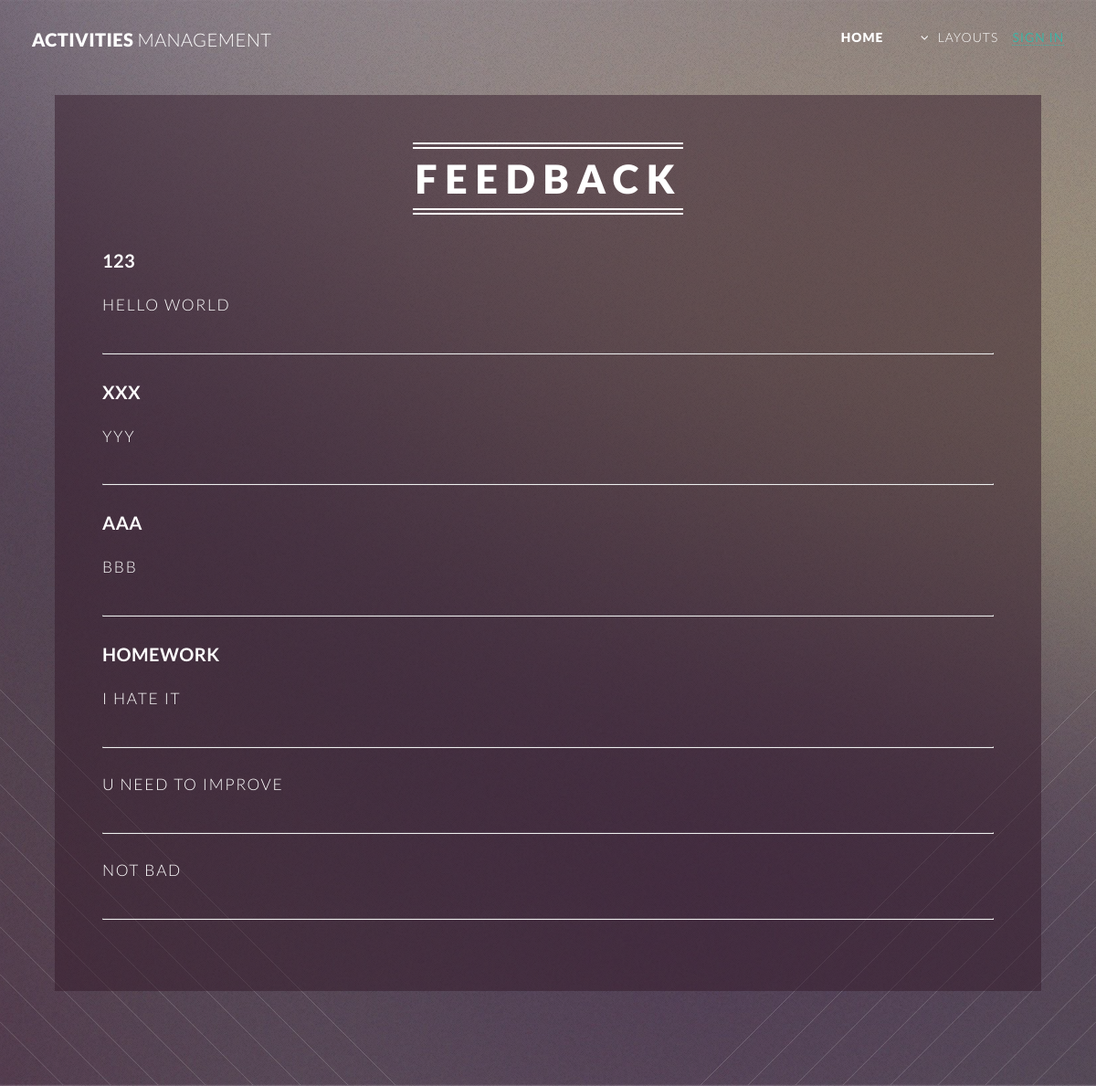
Screenshot of /feedback_show.php with the database file from the repository.
### tables this page shows
CREATE TABLE `feedback` (
  `feedback_activity` text NOT NULL,
  `feedback_content` text NOT NULL
);

### feedback_show.php (the view, shortened to what this page needs)
<!DOCTYPE HTML>
<html>
<head>
    <link rel="stylesheet" href="assets/css/main.css" />
</head>
<body class="index">
    <div id="page-wrapper">
        <?php include("menu.php"); ?>
        <section id="banner">
            <div class="inner">
                <header>
                    <h2>Feedback</h2>
                </header>
                <?php
                $host="127.0.0.1";
                $user="root";
                $pass="";
                $dbname="register";
                $db= new PDO("mysql::host=$host;dbname=$dbname",$user,$pass);
                $sql="select * from feedback";
                $result=$db->query($sql);
                $result->setfetchmode(PDO::FETCH_ASSOC);
                ?>
                <?php
                while( $row=$result->fetch())
                {
                ?>
                    <h1><?php echo $row['feedback_activity']; ?></h1>
                    <p><?php echo $row['feedback_content']; ?></p>
                    <br/><hr/>
                <?php
                }
                ?>
            </div>
        </section>
</body>
</html>

### assets/css/main.css (style rules this page uses)
html, body, div, span, applet, object, iframe, h1, h2, h3, h4, h5, h6, p, blockquote, pre, a, abbr, acronym, address, big, cite, code, del, dfn, em, img, ins, kbd, q, s, samp, small, strike, strong, sub, sup, tt, var, b, u, i, center, dl, dt, dd, ol, ul, li, fieldset, form, label, legend, table, caption, tbody, tfoot, thead, tr, th, td, article, aside, canvas, details, embed, figure, figcaption, footer, header, hgroup, menu, nav, output, ruby, section, summary, time, mark, audio, video { margin: 0; padding: 0; border: 0; font-size: 100%; font: inherit; vertical-align: baseline; }
article, aside, details, figcaption, figure, footer, header, hgroup, menu, nav, section { display: block; }
body { line-height: 1; }
body { -webkit-text-size-adjust: none; }
*, *:before, *:after { -moz-box-sizing: border-box; -webkit-box-sizing: border-box; box-sizing: border-box; }
body { background: #f3f6fa; }
body, input, select, textarea { color: #7c8081; font-family: 'Lato', sans-serif; font-size: 15pt; font-weight: 300; letter-spacing: 0.025em; line-height: 1.75em; }
p, ul, ol, dl, table, blockquote { margin: 0 0 2em 0; }
h1, h2, h3, h4, h5, h6 { color: inherit; font-weight: 300; line-height: 1.75em; margin-bottom: 1em; text-transform: uppercase; }
h2 { font-size: 1.5em; letter-spacing: 0.1em; }
hr { border-top: solid 1px rgba(124, 128, 129, 0.2); border: 1; margin-bottom: 1.5em; }
#banner { background-attachment: scroll, scroll, scroll, fixed; background-color: #645862; background-image: url("images/light-bl.svg"), url("images/light-br.svg"), url("images/overlay.png"), url("../../images/banner.jpg"); background-position: bottom left, bottom right, top left, top center; background-repeat: no-repeat, no-repeat, repeat, no-repeat; background-size: 25em, 25em, auto, cover; color: #fff; cursor: default; padding: 6em 0; text-align: center; }
#banner .inner { -moz-animation: reveal-banner 1s 0.25s ease-in-out; -webkit-animation: reveal-banner 1s 0.25s ease-in-out; -ms-animation: reveal-banner 1s 0.25s ease-in-out; animation: reveal-banner 1s 0.25s ease-in-out; -moz-animation-fill-mode: forwards; -webkit-animation-fill-mode: forwards; -ms-animation-fill-mode: forwards; animation-fill-mode: forwards; background: rgba(52, 27, 43, 0.5); color: #fff; display: inline-block; opacity: 0; padding: 3em; text-align: center; }
#banner .inner header { display: inline-block; border-bottom: solid 2px; border-top: solid 2px; margin: 0 0 2em 0; padding: 3px 0 3px 0; }
#banner .inner header h2 { border-bottom: solid 2px; border-top: solid 2px; font-size: 2.5em; font-weight: 900; letter-spacing: 0.2em; margin: 0; padding-left: 0.05em; position: relative; text-transform: uppercase; }
#banner .inner p { letter-spacing: 0.1em; margin: 0; text-transform: uppercase; }
@media screen and (max-width: 1680px) { body, input, select, textarea { font-size: 14pt; } }
@media screen and (max-width: 1280px) { body, input, select, textarea { font-size: 13pt; letter-spacing: 0.025em; line-height: 1.65em; } }
@media screen and (max-width: 1280px) { h1, h2, h3, h4, h5, h6 { line-height: 1.5em; } }
@media screen and (max-width: 1280px) { #banner { background-attachment: scroll; } }

### feedback_show.php (style rules this page uses)
div.inner { height: 90%; width: 90%; top: 0; left: 0; }
p { text-align: left; }
h1 { text-align: left; font-size: 20px; font-weight: bold; }

### rows the page displays
feedback: feedback_activity "123", feedback_content "HELLO WORLD"
feedback: feedback_activity "XXX", feedback_content "YYY"
feedback: feedback_activity "AAA", feedback_content "BBB"
feedback: feedback_activity "HOMEWORK", feedback_content "I HATE IT"
feedback: feedback_content "U NEED TO IMPROVE"
feedback: feedback_content "NOT BAD"
